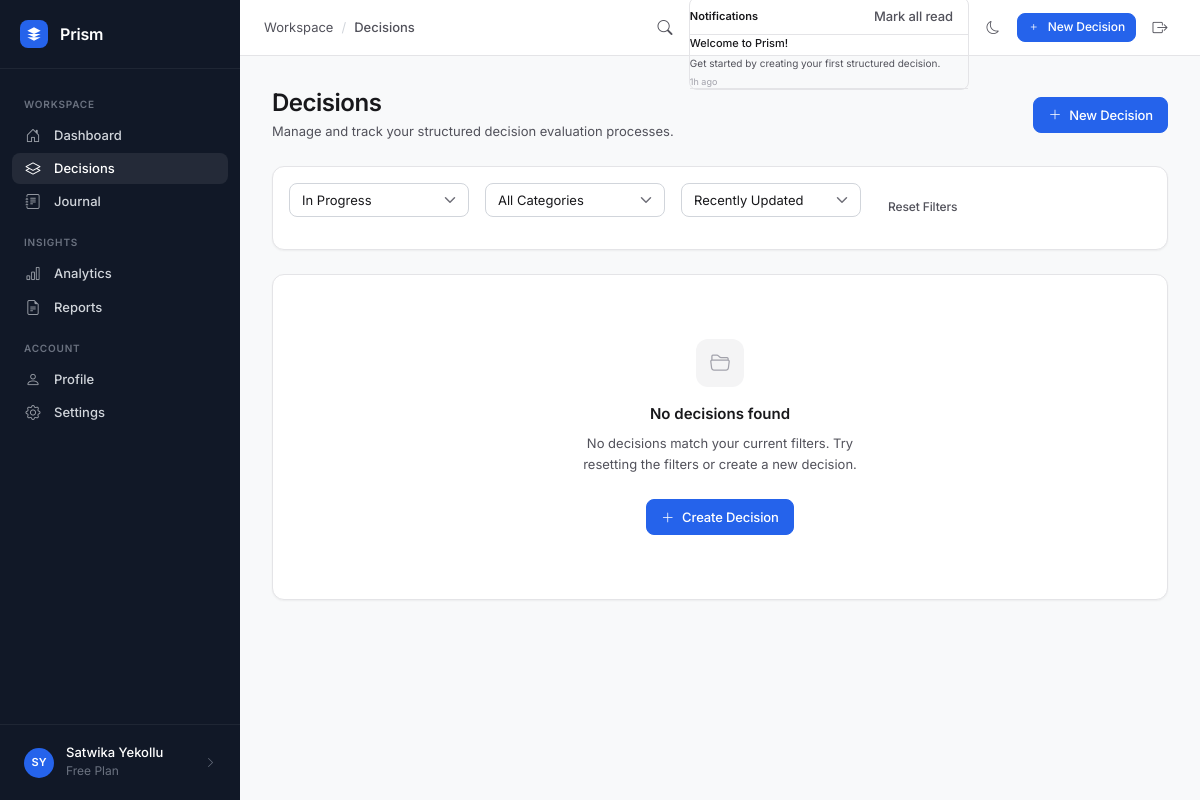
/decisions/?status=active (signed in), run on the app's committed database.
### app/models/user.py (models this page shows, shortened)
class User(UserMixin, db.Model):
    __tablename__ = 'users'
    id = db.Column(db.Integer, primary_key=True)
    username = db.Column(db.String(80), unique=True, nullable=False, index=True)
    email = db.Column(db.String(120), unique=True, nullable=False, index=True)
    password_hash = db.Column(db.String(255), nullable=False)
    full_name = db.Column(db.String(120), nullable=True)
    avatar_url = db.Column(db.String(255), nullable=True)
    dark_mode = db.Column(db.Boolean, default=False, nullable=False)
    email_verified = db.Column(db.Boolean, default=False, nullable=False)
    created_at = db.Column(db.DateTime, default=datetime.utcnow, nullable=False)
    last_login = db.Column(db.DateTime, nullable=True)
    decisions = db.relationship('Decision', backref='owner', lazy='dynamic',
                                 cascade='all, delete-orphan')
    journal_entries = db.relationship('JournalEntry', backref='author', lazy='dynamic',
                                       cascade='all, delete-orphan')
    activity_logs = db.relationship('ActivityLog', backref='user', lazy='dynamic',
                                     cascade='all, delete-orphan')
    @property
    def display_name(self):
        return self.full_name or self.username
    @property
    def initials(self):
        name = self.full_name or self.username
        parts = name.strip().split()
        if len(parts) >= 2:
            return (parts[0][0] + parts[-1][0]).upper()
        return name[:2].upper() if len(name) >= 2 else name[0].upper()

### app/models/notification.py (models this page shows, shortened)
class Notification(db.Model):
    __tablename__ = 'notifications'
    id = db.Column(db.Integer, primary_key=True)
    user_id = db.Column(db.Integer, db.ForeignKey('users.id', ondelete='CASCADE'), nullable=False, index=True)
    title = db.Column(db.String(255), nullable=False)
    message = db.Column(db.Text, nullable=False)
    link = db.Column(db.String(255), nullable=True)
    is_read = db.Column(db.Boolean, default=False, nullable=False)
    created_at = db.Column(db.DateTime, default=datetime.utcnow, nullable=False)
    user = db.relationship('User', backref=db.backref('notifications', lazy='dynamic', cascade='all, delete-orphan'))

### app/blueprints/decisions/routes.py (the view)
@decisions_bp.route('/')
@login_required
def index():
    status_filter = request.args.get('status', '')
    category_filter = request.args.get('category', '')
    sort = request.args.get('sort', 'updated')
    q = Decision.query.filter_by(user_id=current_user.id)
    if status_filter:
        q = q.filter(Decision.status == status_filter)
    if category_filter:
        q = q.filter(Decision.category == category_filter)
    if sort == 'title':
        q = q.order_by(Decision.title.asc())
    elif sort == 'created':
        q = q.order_by(Decision.created_at.desc())
    else:  # updated
        q = q.order_by(Decision.updated_at.desc())
    decisions = q.all()
    from sqlalchemy import func
    categories = (db.session.query(Decision.category, func.count(Decision.id))
                  .filter_by(user_id=current_user.id)
                  .group_by(Decision.category)
                  .all())
    return render_template('decisions/index.html',
                           decisions=decisions,
                           status_filter=status_filter,
                           category_filter=category_filter,
                           sort=sort,
                           categories=categories,
                           statuses=Decision.STATUSES)

### app/models/user.py (called while the page is built)
@login_manager.user_loader
def load_user(user_id):
    return db.session.get(User, int(user_id))

### app/templates/decisions/index.html (shortened to what this page needs)
{% extends "base.html" %}
{% block breadcrumb %}
<span>Workspace</span>
<span class="separator">/</span>
<span class="font-medium text-text">Decisions</span>
{% endblock %}
{% block content %}
<div class="page-header flex justify-between items-center flex-wrap gap-4">
  <div>
    <h1 class="page-title">Decisions</h1>
    <p class="page-subtitle">Manage and track your structured decision evaluation processes.</p>
  </div>
  <div>
    <a href="{{ url_for('decisions.new_decision') }}" class="btn btn-primary">
      <i class="bi bi-plus-lg"></i> New Decision
    </a>
  </div>
</div>
<div class="card mb-6 p-4">
  <form method="GET" action="{{ url_for('decisions.index') }}" class="flex items-center gap-4 flex-wrap">
    <div class="form-group mb-0" style="min-width: 180px;">
      <select name="status" class="form-select" onchange="this.form.submit()">
        {% for code, label in statuses %}
          <option value="{{ code }}" {% if status_filter == code %}selected{% endif %}>{{ label }}</option>
        {% endfor %}
      </select>
    </div>
    <div class="form-group mb-0" style="min-width: 180px;">
      <select name="category" class="form-select" onchange="this.form.submit()">
        <option value="">All Categories</option>
      </select>
    </div>
    <div class="form-group mb-0" style="min-width: 180px;">
      <select name="sort" class="form-select" onchange="this.form.submit()">
        <option value="updated" {% if sort == 'updated' %}selected{% endif %}>Recently Updated</option>
      </select>
    </div>
    {% if status_filter or category_filter or sort != 'updated' %}
      <a href="{{ url_for('decisions.index') }}" class="btn btn-ghost btn-sm">Reset Filters</a>
    {% endif %}
  </form>
</div>
{% if decisions %}
  <div class="decisions-grid">
    {% for decision in decisions %}
      <div class="decision-card {% if decision.pinned %}decision-card-pinned{% endif %}" onclick="window.location.href='{{ url_for('decisions.detail', decision_id=decision.id) }}'">
        <div class="flex justify-between items-center">
          <span class="decision-card-category">
            <i class="bi {{ decision.category_icon }}"></i> {{ decision.category }}
          </span>
          <div class="flex items-center gap-1" onclick="event.stopPropagation();">
            <form action="{{ url_for('decisions.toggle_pin', decision_id=decision.id) }}" method="POST" style="margin:0">
              <input type="hidden" name="csrf_token" value="{{ csrf_token() }}">
              <button type="submit" class="btn btn-ghost btn-icon-sm" title="{{ 'Unpin' if decision.pinned else 'Pin' }}">
                <i class="bi {{ 'bi-pin-fill text-primary' if decision.pinned else 'bi-pin text-muted' }}"></i>
              </button>
            </form>
          </div>
        </div>
        <div class="decision-card-title">{{ decision.title }}</div>
        {% if decision.goal %}
          <div class="text-xs text-secondary truncate">{{ decision.goal }}</div>
        {% endif %}
        <div class="decision-card-meta">
          <span><i class="bi bi-list-check"></i> {{ decision.criteria_count }} criteria</span>
          <span><i class="bi bi-grid-3x3-gap"></i> {{ decision.options_count }} options</span>
          <span class="badge badge-{{ 'success' if decision.status == 'completed' else ('primary' if decision.status == 'active' else 'neutral') }}" style="margin-left:auto">
            {{ decision.status_label }}
          </span>
        </div>
      </div>
    {% endfor %}
  </div>
{% else %}
  <div class="card p-12">
    <div class="empty-state">
      <div class="empty-state-icon"><i class="bi bi-folder2-open"></i></div>
      <div class="empty-state-title">No decisions found</div>
      <div class="empty-state-text">
        {% if status_filter or category_filter %}
          No decisions match your current filters. Try resetting the filters or create a new decision.
        {% else %}
          You haven't created any decisions yet. Start by defining your first decision project.
        {% endif %}
      </div>
      <a href="{{ url_for('decisions.new_decision') }}" class="btn btn-primary">
        <i class="bi bi-plus-lg"></i> Create Decision
      </a>
    </div>
  </div>
{% endif %}
{% endblock %}

### app/templates/base.html (shortened to what this page needs)
<!DOCTYPE html>
<html lang="en" {% if current_user.is_authenticated and current_user.dark_mode %}data-theme="dark"{% endif %}>
<head>
  <link rel="stylesheet" href="https://cdn.jsdelivr.net/npm/bootstrap-icons@1.11.3/font/bootstrap-icons.min.css" />
  <link rel="stylesheet" href="{{ url_for('static', filename='css/main.css') }}" />
</head>
<body>
  <div class="app-wrapper">
    <aside class="sidebar" id="sidebar" role="navigation" aria-label="Main navigation">
      <div class="sidebar-header">
        <a href="{{ url_for('dashboard.index') }}" class="sidebar-logo" aria-label="Prism home">
          <svg viewBox="0 0 24 24" xmlns="http://www.w3.org/2000/svg">
            <path d="M12 2L2 7l10 5 10-5-10-5zM2 17l10 5 10-5M2 12l10 5 10-5"/>
          </svg>
        </a>
        <span class="sidebar-brand">Prism</span>
      </div>
      <nav class="sidebar-nav">
        <div class="nav-section-label">Workspace</div>
        <a href="{{ url_for('dashboard.index') }}"
           class="nav-item {% if request.endpoint == 'dashboard.index' %}active{% endif %}"
           id="nav-dashboard">
          <i class="bi bi-house-door"></i>
          Dashboard
        </a>
        <a href="{{ url_for('decisions.index') }}"
           class="nav-item {% if request.blueprint == 'decisions' %}active{% endif %}"
           id="nav-decisions">
          <i class="bi bi-layers"></i>
          Decisions
        </a>
        <a href="{{ url_for('journal.index') }}"
           class="nav-item {% if request.blueprint == 'journal' %}active{% endif %}"
           id="nav-journal">
          <i class="bi bi-journal-text"></i>
          Journal
        </a>
        <div class="nav-section-label">Insights</div>
        <a href="{{ url_for('analytics.index') }}"
           class="nav-item {% if request.blueprint == 'analytics' %}active{% endif %}"
           id="nav-analytics">
          <i class="bi bi-bar-chart"></i>
          Analytics
        </a>
        <a href="{{ url_for('reports.index') }}"
           class="nav-item {% if request.blueprint == 'reports' %}active{% endif %}"
           id="nav-reports">
          <i class="bi bi-file-earmark-text"></i>
          Reports
        </a>
        <div class="nav-section-label">Account</div>
        <a href="{{ url_for('profile.index') }}"
           class="nav-item {% if request.blueprint == 'profile' %}active{% endif %}"
           id="nav-profile">
          <i class="bi bi-person"></i>
          Profile
        </a>
        <a href="{{ url_for('profile.settings') }}"
           class="nav-item {% if request.endpoint == 'profile.settings' %}active{% endif %}"
           id="nav-settings">
          <i class="bi bi-gear"></i>
          Settings
        </a>
      </nav>
      <div class="sidebar-footer">
        <a href="{{ url_for('profile.index') }}" class="sidebar-user" id="sidebar-user-link">
          <div class="sidebar-avatar">
            {{ current_user.initials if current_user.is_authenticated else 'PR' }}
          </div>
          <div class="sidebar-user-info">
            <div class="sidebar-user-name">
              {{ current_user.display_name if current_user.is_authenticated else 'Guest' }}
            </div>
            <div class="sidebar-user-role">Free Plan</div>
          </div>
          <i class="bi bi-chevron-right" style="color:var(--sidebar-text-muted);font-size:11px;margin-left:auto"></i>
        </a>
      </div>
    </aside>
    <div class="main-content">
      <header class="topbar">
        <div class="topbar-breadcrumb">
          {% block breadcrumb %}{% endblock %}
        </div>
        <div class="flex items-center gap-2" style="margin-left:auto">
          <a href="{{ url_for('search.index') }}"
             class="btn btn-ghost btn-icon"
             title="Search (Ctrl+K)"
             id="topbar-search-btn"
             aria-label="Search">
            <i class="bi bi-search" style="font-size:15px"></i>
          </a>
          {% if current_user.is_authenticated %}
          <div class="dropdown" id="notifications-dropdown-wrapper">
            <ul class="dropdown-menu dropdown-menu-end shadow-md border p-0" aria-labelledby="notificationsBtn" style="border-radius: var(--radius-md); width: 280px; font-size: 11px;">
              <li class="p-2 border-bottom flex justify-between items-center bg-surface-2" style="background: var(--color-surface-hover); display: flex; justify-content: space-between; align-items: center;">
                <span class="font-semibold text-text">Notifications</span>
                {% if unread_count and unread_count > 0 %}
                  <button onclick="markAllNotificationsRead(event)" class="btn btn-ghost text-xs text-primary p-0 m-0 border-0" style="background:none; cursor: pointer;">Mark all read</button>
                {% endif %}
              </li>
              <div id="notifications-list-container" style="max-height: 250px; overflow-y: auto;">
                {% if unread_notifications %}
                  {% for notif in unread_notifications %}
                    <li class="p-2 border-bottom hover-bg-surface-2" style="cursor: pointer; list-style-type: none;" onclick="markNotificationRead({{ notif.id }}, '{{ notif.link or '' }}')">
                      <div class="font-semibold text-text" style="font-weight: 500;">{{ notif.title }}</div>
                      <div class="text-secondary mt-1" style="font-size: 10px;">{{ notif.message }}</div>
                      <div class="text-muted mt-1" style="font-size: 9px;">{{ notif.created_at|timeago }}</div>
                    </li>
                  {% endfor %}
                {% else %}
                  <li class="p-3 text-center text-muted" style="list-style-type: none;">No new notifications</li>
                {% endif %}
              </div>
            </ul>
          </div>
          {% endif %}
          <button id="dark-mode-toggle"
                  class="btn btn-ghost btn-icon"
                  aria-label="Toggle dark mode"
                  title="Toggle dark mode">
            <i class="bi {% if current_user.is_authenticated and current_user.dark_mode %}bi-sun{% else %}bi-moon{% endif %}"></i>
          </button>
          <a href="{{ url_for('decisions.new_decision') }}"
             class="btn btn-primary btn-sm"
             id="topbar-new-decision">
            <i class="bi bi-plus"></i>
            New Decision
          </a>
          <form action="{{ url_for('auth.logout') }}" method="POST" style="margin:0">
            <button type="submit" class="btn btn-ghost btn-icon"
                    aria-label="Sign out" title="Sign out">
              <i class="bi bi-box-arrow-right" style="font-size:15px"></i>
            </button>
          </form>
        </div>
      </header>
      <main class="page-content" id="main-content">
        {% block content %}{% endblock %}
      </main>
    </div>
  </div>
</body>
</html>

### data on the page
User: full_name "SY", full_name "Satwika Yekollu"
Notification: title "Welcome to Prism!", message "Get started by creating your first structured decision.", created_at "1h ago"

### other printed values
form field status "In Progress"
